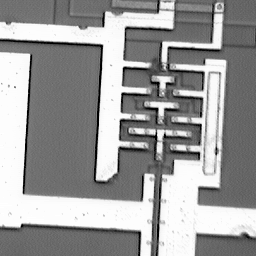
//> input picture ic2.tif, 256 x 256 px
$ ./main -rgb2gray   (built with g++ and OpenCV 4)
//> lines starting //> are read from the running program, lines starting //| are printed output that depends on the picture; after the words box and inside, x2 and y2 are one past the last pixel; in counts of white or black regions, pixels touching at a corner belong together
//
//  main.cpp
//  testOpenCv
//
//  Created by An on 10/24/20.
//

#include <iostream>
#include <string>
#include "opencv2/highgui/highgui.hpp"
#include "opencv2/imgproc/imgproc.hpp"
#include "opencv2/core/core.hpp"
#include "opencv2/video/video.hpp"
#include "opencv2/imgcodecs/imgcodecs.hpp"

using namespace cv;
using namespace std;

const int slider_max = 100;
int slider = 0;
double alpha;
double beta;

Mat image;
Mat grayImage;  // turn image into grayscale
Mat dst;   // change image brightness

Mat getGrayScaleImage(const Mat& image);
void changeBrightness(int pos ,void*);
void changeContrast(int pos, void*);
void averageFilterOperator(int pos, void*);
void gaussianFilterOperator(int pos, void*);
void detectEdge(Mat &srcImage, Mat &dstImage);

// MARK:- MAIN
int main(int argc, char *argv[]) {

//    image = imread("/Users/apple/Downloads/thisWall/0ottnoov9lo51.jpg");
    // create  and  set  the  windowname
    namedWindow("Show_Image");

    image = imread("/Users/apple/Documents/Stduy/openCv/testOpenCv/ic2.tif");
//> image is the input picture: 256 rows x 256 cols, CV_8UC3; min 0, max 255, mean 155.2
    if(argv[1] != NULL) {
        if (strcmp(argv[1], "-rgb2gray")) {
            grayImage = getGrayScaleImage(image);
            imshow("Show_Image", grayImage);
        }

        if(strcmp(argv[1], "-brightness")) {
            slider = 0;
            createTrackbar("Brightness","Show_Image", &slider , slider_max,changeBrightness);
//> slider 'Brightness' is set to 33
            changeBrightness(slider, 0);
        }

        if(strcmp(argv[1], "-contrast")) {
            createTrackbar("Contrast","Show_Image", &slider , slider_max, changeContrast);
            slider = 1;
            changeContrast(slider, 0);
        }

        if(strcmp(argv[1], "-avg")) {
            createTrackbar("Average filter","Show_Image", &slider , slider_max, averageFilterOperator);
            slider = 3;
            averageFilterOperator(slider, 0);
        }

        if(strcmp(argv[1], "-gauss")) {
            createTrackbar("Guassian","Show_Image", &slider , slider_max, gaussianFilterOperator);
            slider = 3;
            gaussianFilterOperator(slider, 0);
        }
    }

//    if(strcmp(argv[1], "denoise")) {
        slider = 3;
        gaussianFilterOperator(slider, 0);
    //    create gray scale image
        grayImage = getGrayScaleImage(image);
        detectEdge(grayImage, dst);
//    }

    // close  the window
    waitKey (0);
    return 0;
}

// MARK: GRAYSCALE
Mat getGrayScaleImage(const Mat &image) {
    int width = image.cols , height = image.rows;
    unsigned long widthStep = image.step [0];
    unsigned long nChannels = image.step [1];
    Mat newImage = Mat(height, width, CV_8UC1);
    uchar* pData = (uchar *) image.data;
    uchar* nData = (uchar *) newImage.data;
    for(int y = 0; y < height; y++, pData  +=  widthStep, nData+=newImage.step[0]) {
        uchar* pRow = pData;
        uchar* nRow = nData;
        for(int x = 0; x < width; x++, pRow +=  nChannels, nRow+=newImage.step[1]) {
            uchar gray = (pRow[0] + pRow[1] + pRow[2])/3;
            nRow[0] = gray;
        }
    }
    return newImage;
}

// MARK: - CHANGE BRIGHTNESS
void changeBrightness(int pos ,void*){
//> called with pos = 33
    beta = (double) slider;
    dst = image.clone();
    int width = dst.cols , height = dst.rows;
//> width = 256; height = 256
    unsigned long widthStep = dst.step [0];
//> widthStep = 768
    unsigned long nChannels = dst.step [1];
//> nChannels = 3
    uchar* pData = (uchar *) dst.data;
    for(int y = 0; y < height; y++, pData  +=  widthStep) {
        uchar* pRow = pData;
        for(int x = 0; x < width; x++, pRow +=  nChannels) {
            pRow[0] = pRow[0] + beta > 255 ? 255 : pRow[0]+beta;
            pRow[1] = pRow[1] + beta > 255 ? 255 : pRow[1]+beta;
            pRow[2] = pRow[2] + beta > 255 ? 255 : pRow[2]+beta;
        }
    }
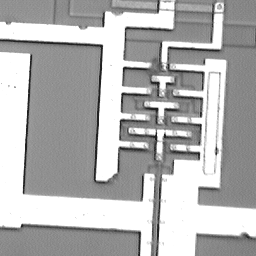
//> dst: 256 rows x 256 cols, CV_8UC3; min 33, max 255, mean 179.1
    imshow("Show_Image", dst);
}

// MARK: - CHANGE CONSTRAST
void changeContrast(int pos, void*) {
//> called with pos = 1
    alpha = (double) slider/slider_max;
    dst = image.clone();
    int width = dst.cols , height = dst.rows;
//> width = 256; height = 256
    unsigned long widthStep = dst.step [0];
//> widthStep = 768
    unsigned long nChannels = dst.step [1];
//> nChannels = 3
    uchar* pData = (uchar *) dst.data;
    for(int y = 0; y < height; y++, pData  +=  widthStep) {
        uchar* pRow = pData;
        for(int x = 0; x < width; x++, pRow +=  nChannels) {
            pRow[0] = pRow[0]*alpha >= 255 ? 255 : pRow[0]*alpha;
            pRow[1] = pRow[1]*alpha >= 255 ? 255 : pRow[1]*alpha;
            pRow[2] = pRow[2]*alpha >= 255 ? 255 : pRow[2]*alpha;
        }
    }
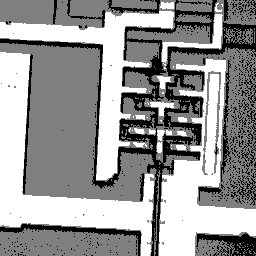
//> dst: 256 rows x 256 cols, CV_8UC3; min 0, max 2, mean 1.19; drawn with min black and max white
    imshow("Show_Image", dst);
}

// MARK: - AVERAGE FILTER
void averageFilterOperator(int pos, void*) {
//> called with pos = 3
    if (image.data == NULL || image.rows <= 0 || image.cols <= 0)
        return ;

    int width = image.cols, height = image.rows;
//> width = 256; height = 256

    dst = cv::Mat(height, width, image.type());

    unsigned long widthStep = image.step[0];
//> widthStep = 768
    unsigned long nChannels = image.step[1];
//> nChannels = 3


    int kHalfSize = slider / 2;

    vector<unsigned long> offsets;
    for (int y = -kHalfSize; y <= kHalfSize; y++)
        for (int x = -kHalfSize; x <= kHalfSize; x++)
            offsets.push_back(y*widthStep + x*nChannels);

    int xStart = kHalfSize, yStart = kHalfSize;
    int xEnd = width - kHalfSize - 1, yEnd = height - kHalfSize - 1;
//> xEnd = 254; yEnd = 254

    const uchar* pSrcData = (uchar*)image.data + yStart*widthStep + xStart*nChannels;
    uchar* pDstData = (uchar*)dst.data + yStart*widthStep + xStart*nChannels;

    unsigned long n = offsets.size();
//> n = 9

    for (int y = yStart; y <= yEnd; y++, pSrcData += widthStep, pDstData += widthStep) {
        const uchar* pSrcRow = pSrcData;
        uchar* pDstRow = pDstData;

        for (int x = xStart; x <= xEnd; x++, pSrcRow += nChannels, pDstRow += nChannels) {
            for (int i = 0; i < nChannels; i++) {
                int avg = 0;
                for (int k = 0; k < n; k++)
                    avg += pSrcRow[i + offsets[k]];
                pDstRow[i] = (uchar)(avg / n);
            }
        }
    }
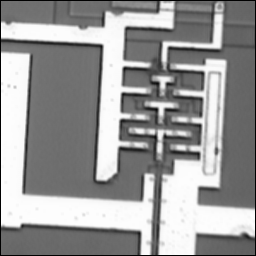
//> dst: 256 rows x 256 cols, CV_8UC3; min 0, max 254, mean 152.6

    imshow("Show_Image", dst);
}

// MARK:- Guassian Filter
void gaussianFilterOperator(int pos, void*) {
//> called with pos = 3
    if (image.data == NULL || image.rows <= 0 || image.cols <= 0)
        return ;

    int width = image.cols, height = image.rows;

    dst = Mat(height, width, image.type());

    unsigned long widthStep = image.step[0];
    unsigned long nChannels = image.step[1];

    float sigma = 1.4;
    int kHalfSize = slider / 2;

    vector<tuple<unsigned long, unsigned long>> offsets;
    float gauSum = 0;
    for (int y = -kHalfSize; y <= kHalfSize; y++) {
        for (int x = -kHalfSize; x <= kHalfSize; x++) {
            float gaus = (1/(2*M_PI*sigma*sigma))*2.71828182846 - ((x*x+y*y)/(2*sigma*sigma));
            gauSum += gaus;
            offsets.push_back(make_tuple(y*widthStep + x*nChannels, gaus));
        }
    }

    int xStart = kHalfSize, yStart = kHalfSize;
    int xEnd = width - kHalfSize - 1, yEnd = height - kHalfSize - 1;

    const uchar* pSrcData = (uchar*)image.data + yStart*widthStep + xStart*nChannels;
    uchar* pDstData = (uchar*)dst.data + yStart*widthStep + xStart*nChannels;

    unsigned long n = offsets.size();
    for (int y = yStart; y <= yEnd; y++, pSrcData += widthStep, pDstData += widthStep) {
        const uchar* pSrcRow = pSrcData;
        uchar* pDstRow = pDstData;
        for (int x = xStart; x <= xEnd; x++, pSrcRow += nChannels, pDstRow += nChannels) {
            for (int i = 0; i < nChannels; i++) {
                int avg = 0;
                for (int k = 0; k < n; k++)
                    avg += ((get<1>(offsets[1]) * pSrcRow[i + get<0>(offsets[k])]) / gauSum);
                pDstRow[i] = (uchar)(avg / n);
            }
        }
    }
//> dst: 256 rows x 256 cols, CV_8UC3; every value is 0

    imshow("Show_Image", dst);
}

//MARK:- detect edge
void detectEdge(Mat &srcImage, Mat &dstImage) {
    if (srcImage.data == NULL || srcImage.rows <= 0 || srcImage.cols <= 0)
        return ;

    dstImage = Mat(srcImage.size(), srcImage.type());
    int width = srcImage.cols, height = srcImage.rows;
    int widthStep = srcImage.step[0];
    int nChannels = srcImage.step[1];
    Mat gradientX = Mat(srcImage.size(), srcImage.type());
    Mat gradientY = Mat(srcImage.size(), srcImage.type());

    int offsets[9] = {
        -widthStep-1, -widthStep, -widthStep+1,
        -1, 0, 1,
        widthStep-1, widthStep, widthStep+1,
    };

    int kernelX[9] = {-1, 0, 1,
                        -2, 0, 2,
                        -1, 0 ,1
    };

    int kernelY[9] = { -1, -2, -1,
                        0, 0, 0,
                        1, 2, 1
    };

    int xStart = 1, yStart = 1;
    int xEnd = width  - 1, yEnd = height - 1;

    const uchar* pSrcData = (uchar*)srcImage.data + yStart*widthStep + xStart*nChannels;
    uchar* pDstData = (uchar*)dstImage.data + yStart*widthStep + xStart*nChannels;

    unsigned long n = 9;

    for (int y = yStart; y <= yEnd; y++, pSrcData += widthStep, pDstData += widthStep) {
        const uchar* pSrcRow = pSrcData;
        uchar* pDstRow = pDstData;
        for (int x = xStart; x <= xEnd; x++, pSrcRow += nChannels, pDstRow += nChannels) {
            for (int i = 0; i < nChannels; i++) {
                int gx = 0, gy = 0;
                for (int k = 0; k < n; k++) {
                    gx += kernelX[k] * pSrcRow[i + offsets[k]];
                    gy += kernelY[k] * pSrcRow[i + offsets[k]];
                }
                int g = sqrt(gx*gx + gy*gy);
                if(g>80) {
                    pDstRow[0] = 255;
                }
            }
        }
    }
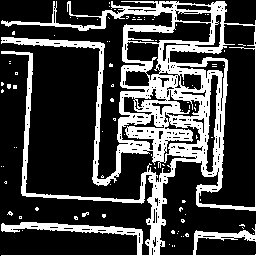
//> dstImage: 256 rows x 256 cols, CV_8UC1; 26% white; 87 white regions (85 under 20 px), largest, box (x1, y1, x2, y2) and area: (1, 1, 256, 256) 16632, (82, 212, 89, 217) 22
//> call 2 of changeContrast, with pos = 3
//> after the loop in changeContrast (call 2), `for(int y = 0; y < height; y++, pData  +=  widthStep)`:
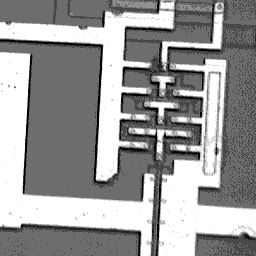
//> dst: 256 rows x 256 cols, CV_8UC3; min 0, max 7, mean 4.22; drawn with min black and max white
    imshow("Show_Image", dstImage);
}

$ run again, with test1.PNG saved as ic2.tif
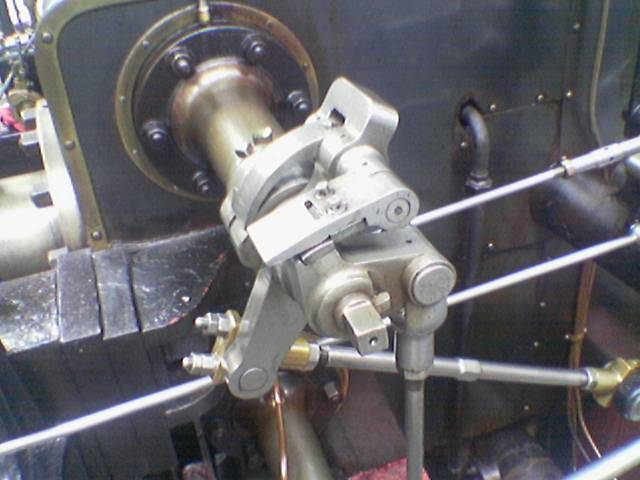
//> input picture test1.PNG, 640 x 480 px
//> image is the input picture: 480 rows x 640 cols, CV_8UC3; mean B, G, R 108.9, 104.8, 106.3
//> after the loop in changeBrightness, `for(int y = 0; y < height; y++, pData  +=  widthStep)`:
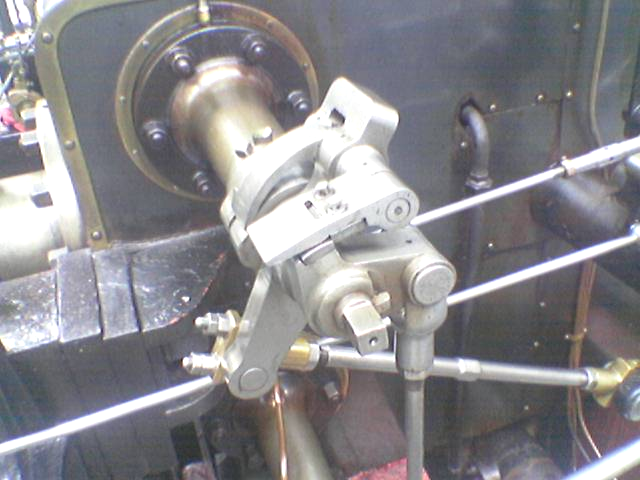
//> dst: 480 rows x 640 cols, CV_8UC3; mean B, G, R 140.5, 136.4, 137.9
//> after the loop in detectEdge, `for (int y = yStart; y <= yEnd; y++, pSrcData += widthStep, pDstData +..`:
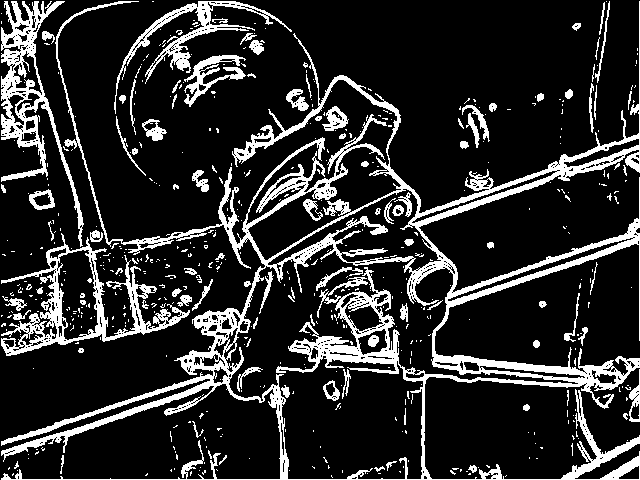
//> dstImage: 480 rows x 640 cols, CV_8UC1; 17.3% white; 544 white regions (449 under 20 px), largest, box (x1, y1, x2, y2) and area: (1, 1, 640, 480) 32230, (1, 233, 190, 356) 4356, (1, 1, 84, 247) 4338
